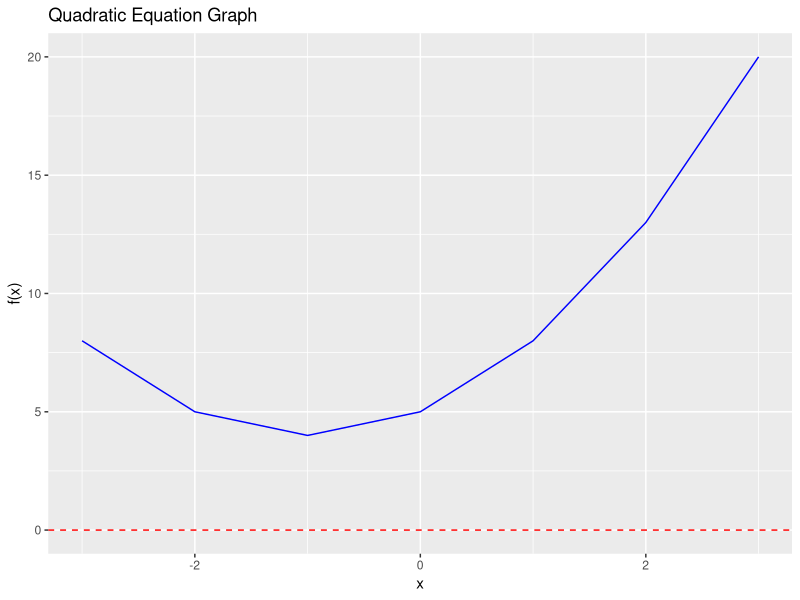

This chart was generated by the following R code:
## ---- chunk 1
a=1
b=2
# c will be called k
k=5
## ---- chunk 2
#To determine if the quadratic equation have real solutions we use the discriminant. 
real_soln<-b^2-4*a*k

if (real_soln>=0){
  soln_1<-(-b+sqrt(real_soln)/2*a)
  soln_2<-(-b-sqrt(real_soln)/2*a)
  
  cat("Real Solutions: \n")
  cat("x =", soln_1, "\n")
  cat("x =", soln_2, "\n")
} else {
  cat("No real solutions. \n")
}
## ---- chunk 3
library (ggplot2)
x<-seq(-3,3) #values for x
y<-a*x^2+b*x+k #values for y

ggplot(
  #values
  data.frame(x,y), aes(x,y)) +
  #defining the color for the quadratic function
  geom_line(color = "blue") + 
  #an horizontal line in the origin
  geom_hline(yintercept = 0, linetype = "dashed", color = "red") + 
  #graph labeling
  labs(title = "Quadratic Equation Graph",
       x = "x",
       y = "f(x)")

